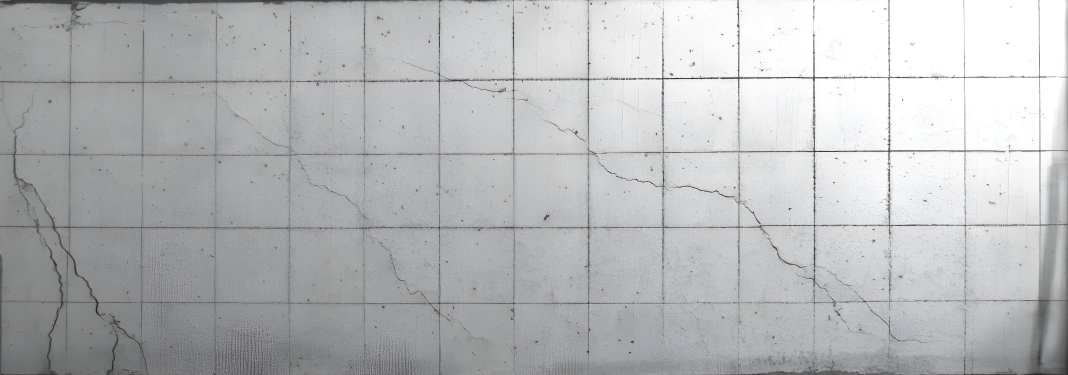
#> input picture references/sample-D-1700.jpg, 2136 x 750 px (shown at 1/2 size); its folder holds only this picture in this run
$ python -i deepcrack_pipeline.py   (imports and definitions only)
#> lines starting #> are read from the running program, lines starting #| are printed output that depends on the picture
#> further down, picture is the input picture: shape (750, 2136, 3); mean B, G, R 186.3, 184.6, 183.5
import os
import subprocess
import sys
import numpy as np
from PIL import Image
import cv2
import shutil
import re
from skimage import io, exposure, img_as_ubyte
from multiprocessing import Process, Queue
import time
import hashlib
import threading

crack_segmentation_dir_string = "models/crack_segmentation"
crack_segmentation_dir = os.path.join(os.getcwd(), crack_segmentation_dir_string)
deep_crack_dir_string = "models/DeepCrack/codes"
deep_crack_dir = os.path.join(os.getcwd(), deep_crack_dir_string)

# ✅ OPTIMIZATION: Cache for DeepCrack results
_deepcrack_result_cache = {}

# [199 lines left out: functions _run_unet_inference_wrapper, _run_deepcrack_wrapper, run_both_pipelines_parallel, run_deepcrack_and_unet_parallel, not called in this run]


def _compute_image_hash(img):
    """Compute MD5 hash of an image for caching."""
    return hashlib.md5(cv2.imencode('.png', img)[1]).hexdigest()


# [388 lines left out: functions _get_deepcrack_cache_key, start_deepcrack_pipeline, run_deepcrack, make_tiles_fixed_size, split_image, enhance_contrast_in_directory and 7 more, not called in this run]


def clahe_plus_hist_stretch_safe(img_bgr,
                                 clip_limit=2.0,
                                 tile_grid_size=(8, 8)):

    # 1️⃣ Convert to grayscale (required)
#> called with clip_limit = 2, tile_grid_size = (8, 8)
    gray = cv2.cvtColor(img_bgr, cv2.COLOR_BGR2GRAY)

    # Ensure uint8
    if gray.dtype != np.uint8:
        gray = cv2.normalize(gray, None, 0, 255, cv2.NORM_MINMAX)
        gray = gray.astype(np.uint8)

    # 2️⃣ CLAHE
    clahe = cv2.createCLAHE(
        clipLimit=clip_limit,
        tileGridSize=tile_grid_size
    )
    I_cla = clahe.apply(gray)
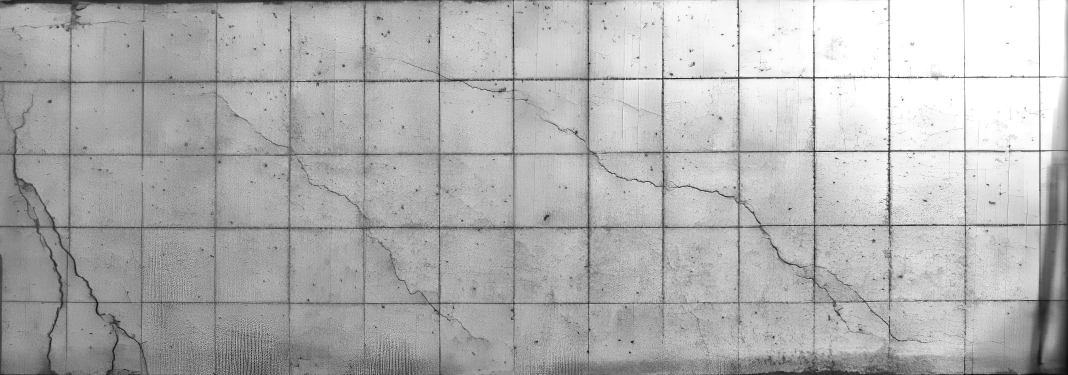
#> I_cla: shape (750, 2136) (shown at 1/2 size); min 2, max 255, mean 177

    # 3️⃣ Histogram stretching (Eq. 5)
    I_min = I_cla.min()
#> I_min = 2
    I_max = I_cla.max()
#> I_max = 255
    L = 256

    if I_max > I_min:
        I_hs = ((I_cla - I_min) / (I_max - I_min)) * (L - 1)
    else:
        I_hs = I_cla.copy()

    return I_hs.astype(np.uint8)

# [109 lines left out: functions enhance_contrast, resize_image_512, join_tiles_from_folder, pad_image_512, not called in this run]

>>> import cv2
>>> picture = cv2.imread('references/sample-D-1700.jpg')
>>> result = clahe_plus_hist_stretch_safe(picture)

$ run again, on references/sample-D-868.jpg
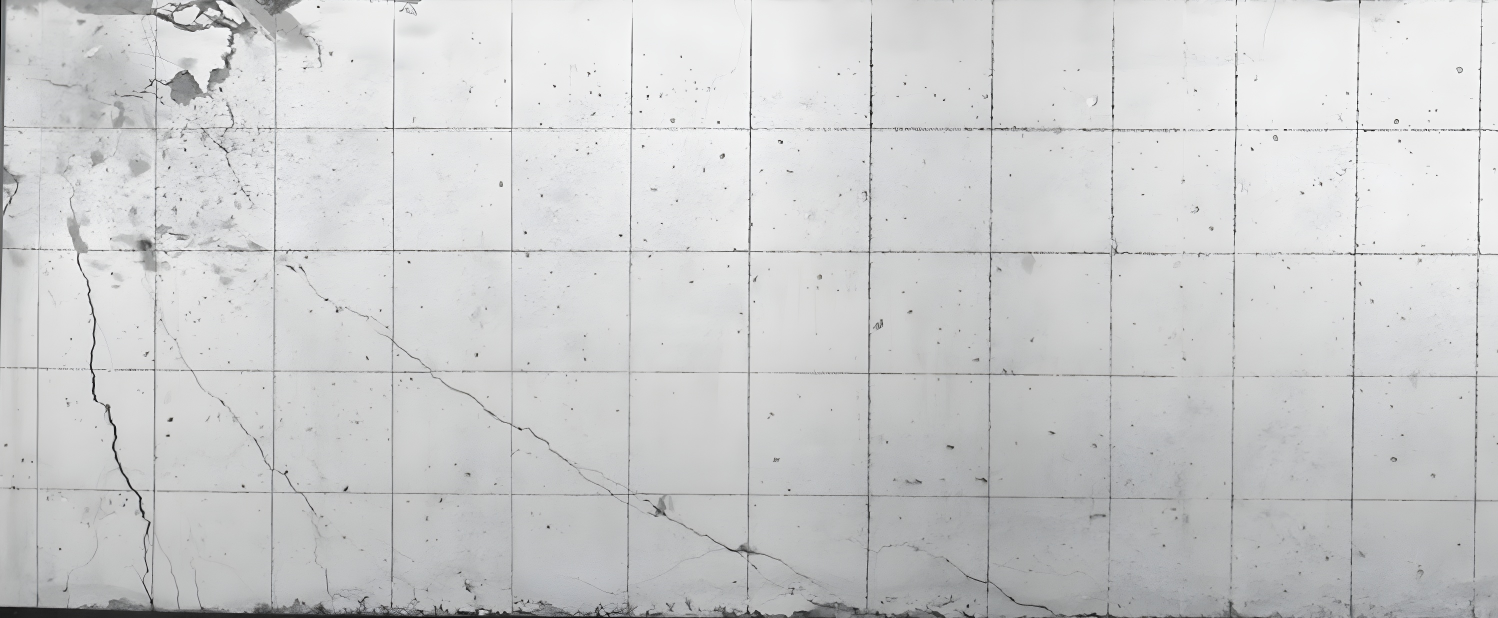
#> input picture references/sample-D-868.jpg, 2996 x 1236 px (shown at 1/2 size)
#> picture is the input picture: shape (1236, 2996, 3); mean B, G, R 205.2, 204.7, 203.9
#> in clahe_plus_hist_stretch_safe, `I_cla = clahe.apply(gray)`:
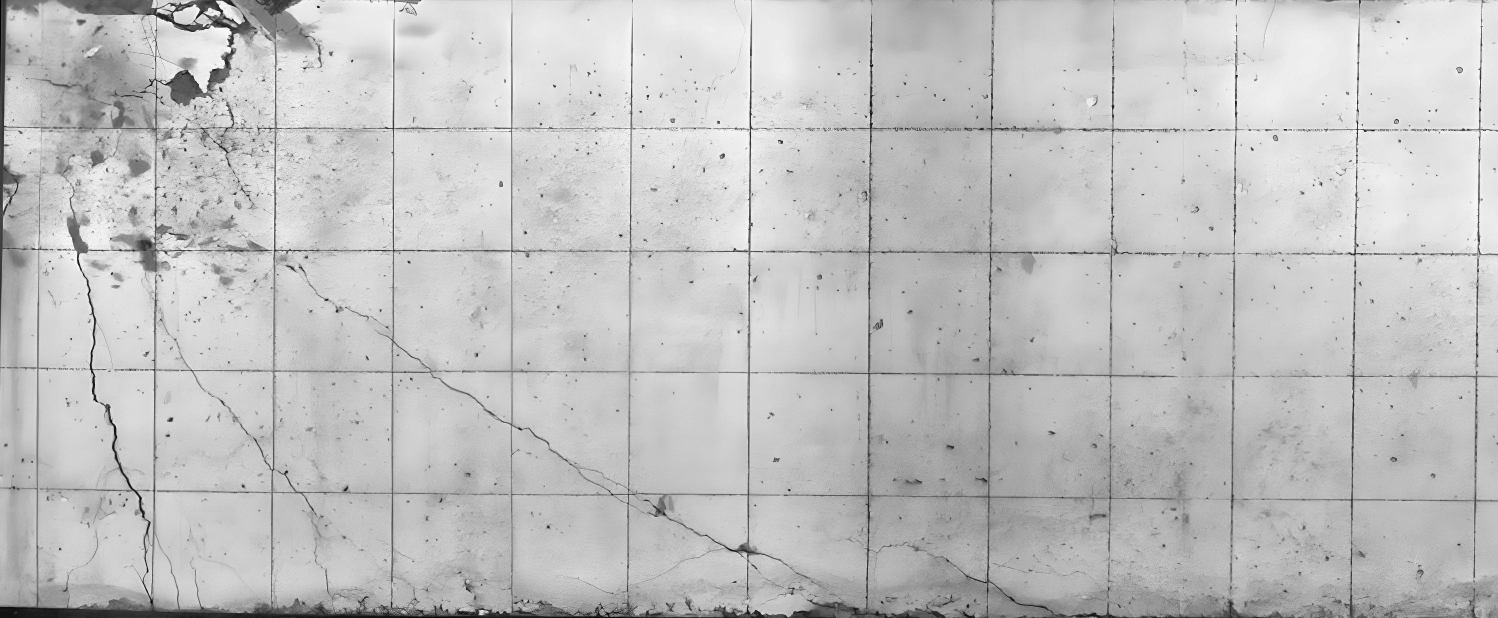
#> I_cla: shape (1236, 2996) (shown at 1/2 size); min 1, max 255, mean 193.4
#> I_min = 1
#> I_max = 255

$ run again, on references/sample_B_scaled2.jpg
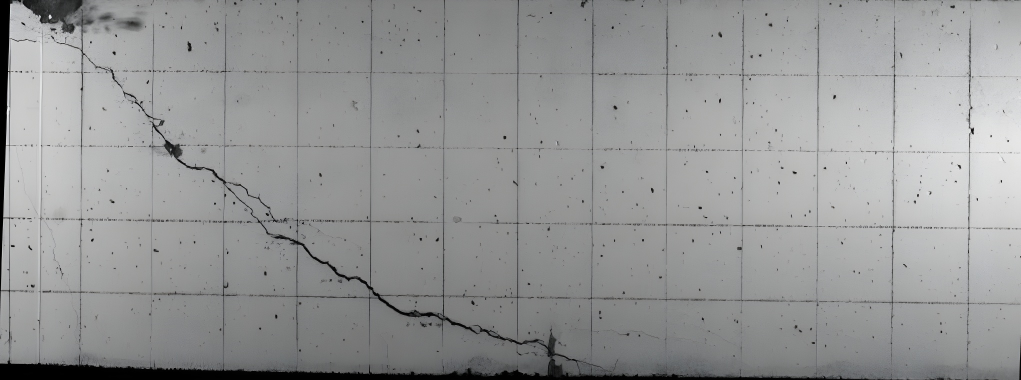
#> input picture references/sample_B_scaled2.jpg, 2042 x 760 px (shown at 1/2 size)
#> picture is the input picture: shape (760, 2042, 3); mean B, G, R 149.7, 149.7, 148.7
#> in clahe_plus_hist_stretch_safe, `I_cla = clahe.apply(gray)`:
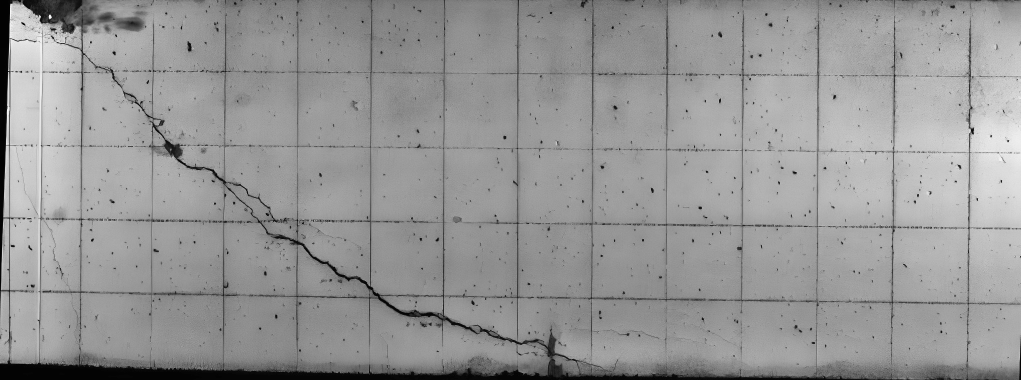
#> I_cla: shape (760, 2042) (shown at 1/2 size); min 1, max 254, mean 150.2
#> I_min = 1
#> I_max = 254

$ run again, on references/sample_C_scaled2.jpg
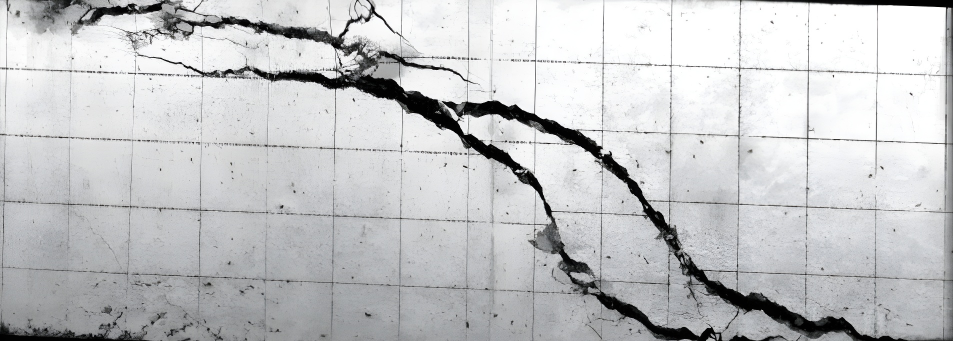
#> input picture references/sample_C_scaled2.jpg, 1906 x 682 px (shown at 1/2 size)
#> picture is the input picture: shape (682, 1906, 3); mean B, G, R 198.6, 196.9, 195.9
#> in clahe_plus_hist_stretch_safe, `I_cla = clahe.apply(gray)`:
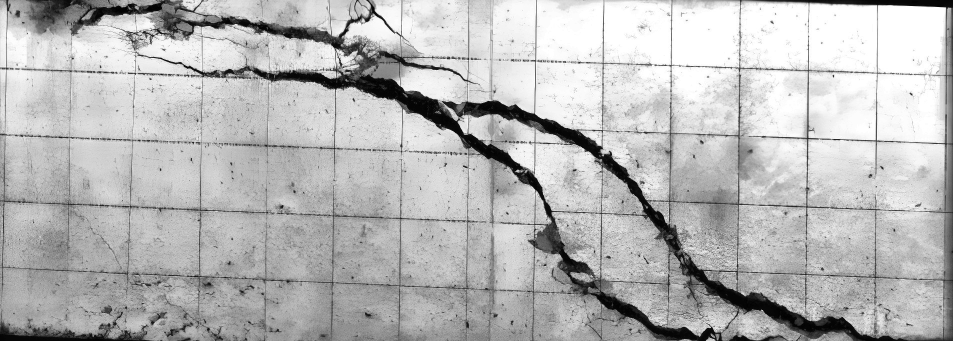
#> I_cla: shape (682, 1906) (shown at 1/2 size); min 0, max 255, mean 184.1
#> I_min = 0
#> I_max = 255
